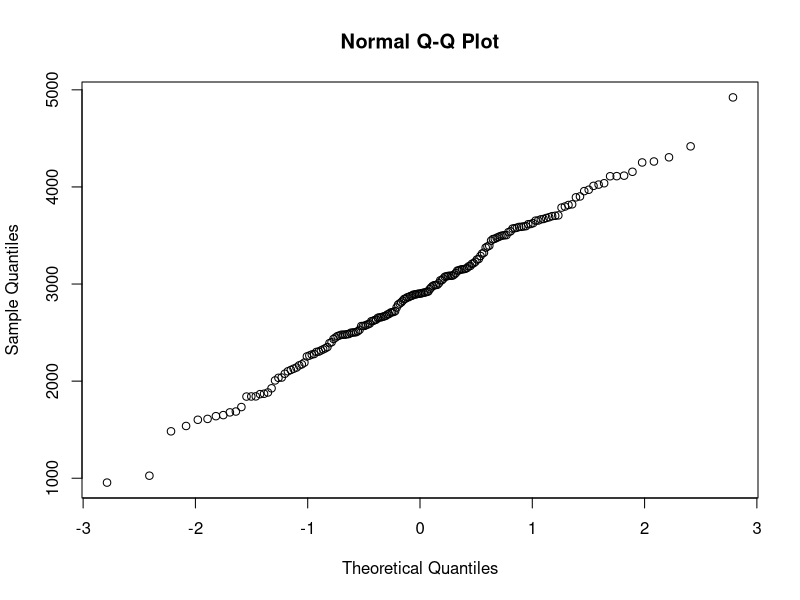
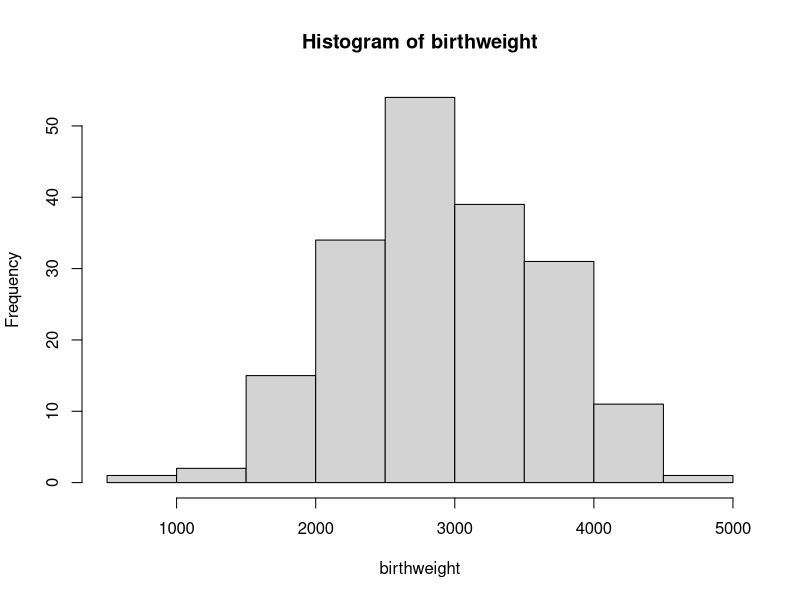
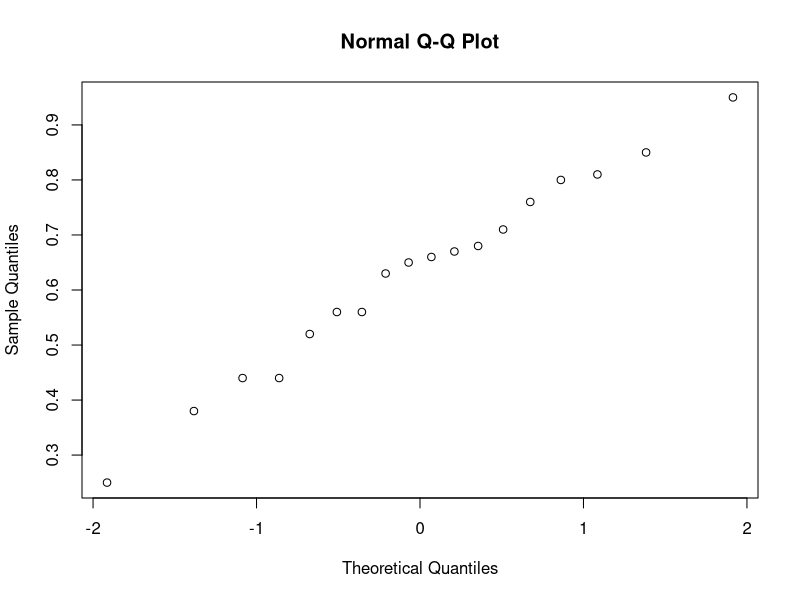
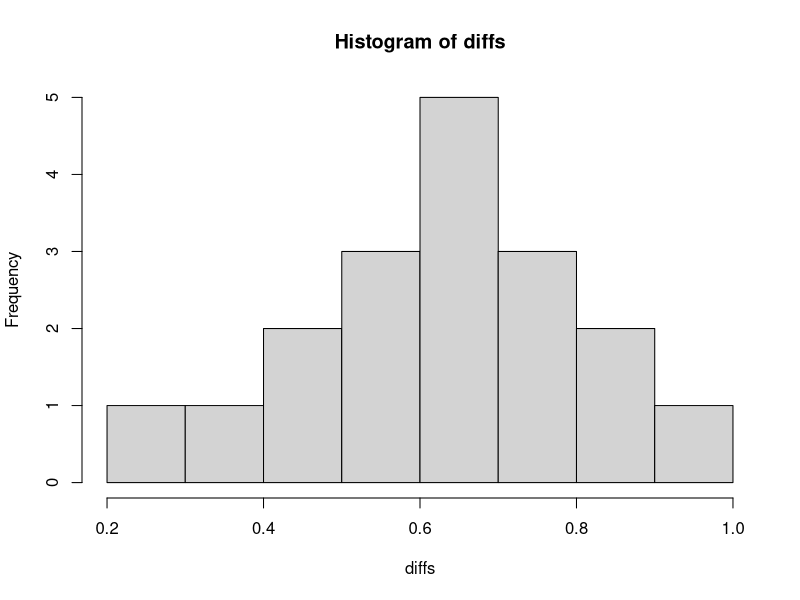
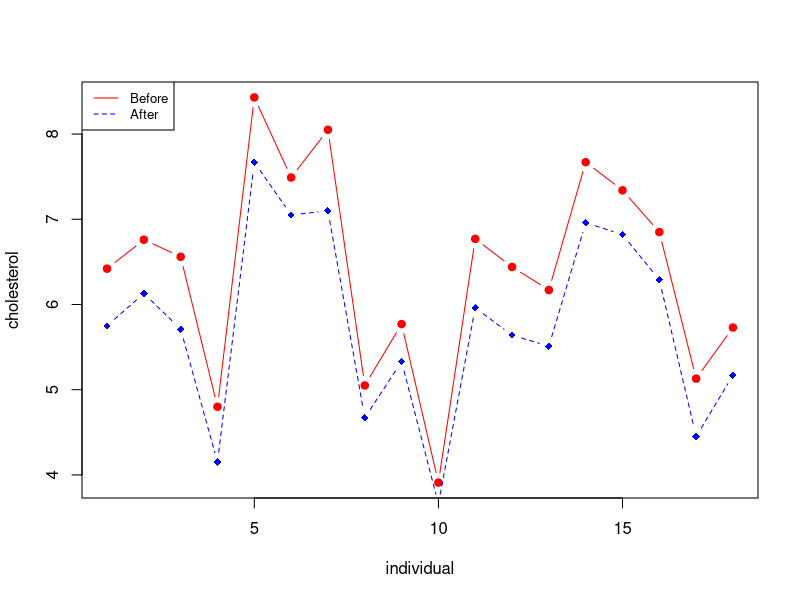
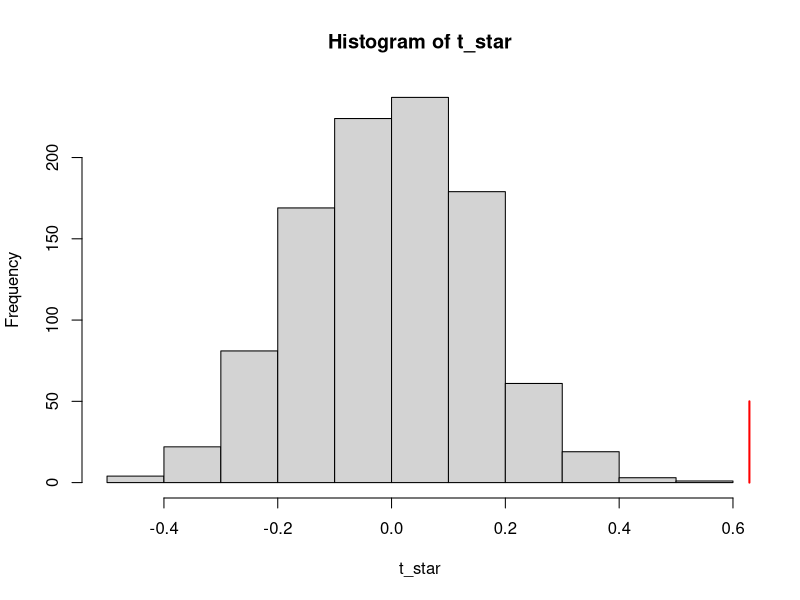
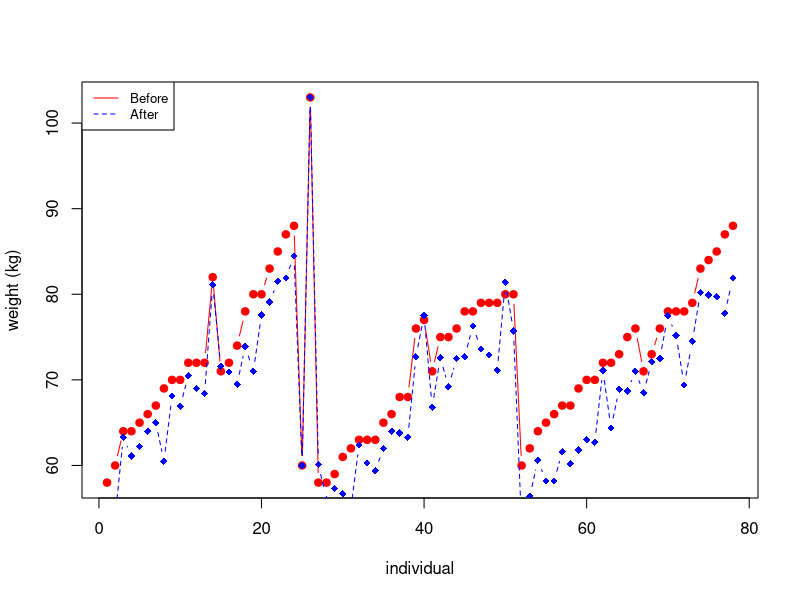
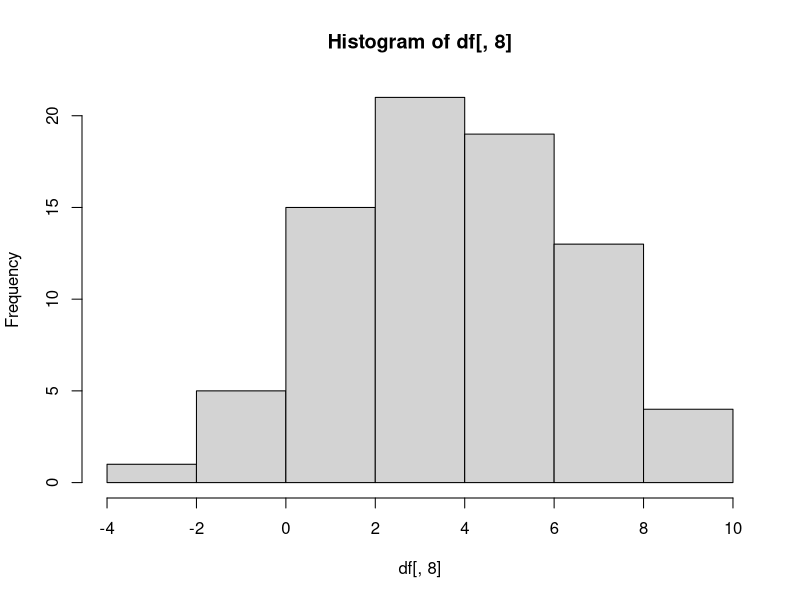

The R source for these figures, in order:
## ---- chunk 1
options(digits=3)
## ---- chunk 2
birthweight <- readLines("data/birthweight.txt")
birthweight <- as.double(birthweight[2:length(birthweight)])
birthweight
## ---- chunk 3
length(birthweight)
## ---- chunk 4
birthweight_mean <- mean(birthweight)
birthweight_mean
## ---- chunk 5
qqnorm(y = birthweight)
## ---- chunk 6
hist(birthweight)
# add density line
# lines(density(birthweight), col="blue",lwd=2)
## ---- chunk 7
shapiro.test(birthweight)
# H0 - normal distribution, H1 - not normal
## ---- chunk 8
t.test(birthweight, conf.level = 0.96)
## ---- chunk 9
B <- 1000
alpha <- 0.04
T_star <- numeric(B)

for(i in 1:B) {
  X_star <- sample(birthweight, replace = TRUE)
  T_star[i] <- mean(X_star)
}

T_star_q2 <- quantile(T_star, alpha/2)
T_star_q98 <- quantile(T_star, 1 - alpha/2)

c(2*birthweight_mean - T_star_q98, 2*birthweight_mean - T_star_q2)
## ---- chunk 10
sum(T_star<T_star_q2)
## ---- chunk 11
t.test(birthweight, alternative = "greater", mu=2800)
## ---- chunk 12
greater_weight <- as.integer(birthweight > 2800)
binom.test(sum(greater_weight), length(greater_weight), p=0.5, alt="g")
## ---- chunk 13


## ---- chunk 14

## ---- chunk 15
prop.test(c(61, 65), c(95, 93))
## ---- chunk 16
df <- as.data.frame(read.table("data/cholesterol.txt", header=TRUE))
head(df)
## ---- chunk 17
diffs <- df[, 1] - df[, 2]
diffs
qqnorm(diffs)
## ---- chunk 18
hist(diffs)
## ---- chunk 19
shapiro.test(diffs)
## ---- chunk 20
shapiro.test(df[, 1])
shapiro.test(df[, 2])
## ---- chunk 21
cor.test(df[, 1], df[, 2], method="pearson")
## ---- chunk 22
# Create a first line
plot(1:length(df[, 1]), df[, 1], type = "b", pch=19, col = "red", xlab = "individual", ylab = "cholesterol")
lines(1:length(df[, 2]), df[, 2], pch=18, col = "blue", type = "b", lty=2)
legend("topleft", legend=c("Before", "After"), col=c("red", "blue"), lty = 1:2, cex=0.8)
## ---- chunk 23
t.test(df[, 1], df[, 2], paired=2)
## ---- chunk 24
diff_mean <- function(x, y) {
  return(mean(x-y))
}

# original dataframe
stats <- diff_mean(df[, 1], df[, 2])
stats

B <- 1000
t_star <- numeric(B)

for (i in 1:B) {
  diff_star <- t(apply(cbind(df[, 1], df[, 2]), 1, sample))
  t_star[i] <- diff_mean(diff_star[, 1], diff_star[, 2])
}

hist(t_star)
# plot(rep(stats, 2), c(0, 50), col="red", lwd=2)
lines(rep(stats, 2), c(0, 50), col="red", lwd=2)
## ---- chunk 25
# calculating p-value
pl <- sum(t_star < stats) / B
pr <- sum(t_star > stats) / B

p <- 2*min(pl, pr)
p
## ---- chunk 26

mu <- mean(df[, 2])
mu # bar{x}

s <- sd(df[, 2])
s

theta_hat <- 2*mu - 3
theta_hat

alpha <- 0.05

n <- length(df[, 2])
t_alpha <- qt(1 - alpha/2, df=n)
t_alpha

theta_l <- theta_hat - t_alpha*s/sqrt(n)
theta_r <- theta_hat + t_alpha*s/sqrt(n)
c("[", theta_l,",", theta_r, "]")
## ---- chunk 27
t <- max(df[, 2])
t

n <- length(df[, 2])
n

for (theta in 3:12) {
  B <- 1000
  t_star <- numeric(B)
  
  for (i in 1:B) {
    x_star <- runif(n, min = 3, max = theta)
    t_star[i] <- max(x_star)
  }
  
  pl <- sum(t_star < t)/B
  pr <- sum(t_star > t)/B
  
  p <- 2* min(pl, pr)
  print(paste("Theta =", theta, ", ", p))
}
## ---- chunk 28
less_chol <- as.integer(df[, 2] < 6)
binom.test(sum(less_chol), length(less_chol), p=0.5, alt="g")
## ---- chunk 29
less_chol <- as.integer(df[, 2] < 4.5)
binom.test(sum(less_chol),length(less_chol),p=0.25, alt="l")
## ---- chunk 30
df <- as.data.frame(read.table("data/diet.txt", header=TRUE))
df["weight.lost"] <- df["preweight"] - df["weight6weeks"]
head(df)
## ---- chunk 31
# Create a first line
plot(1:length(df[,5]), df[,5], type = "b", pch=19, col = "red", xlab = "individual", ylab = "weight (kg)")
lines(1:length(df[,7]), df[,7], pch=18, col = "blue", type = "b", lty=2)
legend("topleft", legend=c("Before", "After"), col=c("red", "blue"), lty = 1:2, cex=0.8)
## ---- chunk 32
t.test(df[,5], df[,7], paired=TRUE)
## ---- chunk 33
hist(df[,8])
## ---- chunk 34
qqnorm(df[,8])
## ---- chunk 35
shapiro.test(df[,8])
## ---- chunk 36
df$diet <- as.factor(df$diet)
dietaov=lm(weight.lost~diet,data=df)
anova(dietaov)
summary(dietaov)
## ---- chunk 37
# Checking assumptions
qqnorm(residuals(dietaov))
plot(fitted(dietaov), residuals(dietaov))
## ---- chunk 38
kruskal.test(df$weight.lost, df$diet)
## ---- chunk 39
df$gender <- as.factor(df$gender)
dietgenderaov <- lm(weight.lost~gender*diet,data=df)
anova(dietgenderaov)
## ---- chunk 40
summary(dietgenderaov)
## ---- chunk 41
par(mfrow=c(1, 2))
interaction.plot(df$gender, df$diet, df$weight.lost)
interaction.plot(df$diet, df$gender, df$weight.lost)
## ---- chunk 42
genderaov <- lm(weight.lost~gender,data=df)
anova(genderaov)
summary(genderaov)
## ---- chunk 43
# Checking assumptions
par(mfrow=c(1, 2))
qqnorm(residuals(dietgenderaov))
plot(fitted(dietgenderaov), residuals(dietgenderaov))
## ---- chunk 44
print(paste('Diet 1:', dietaov$coefficients[1]))
print(paste('Diet 2:', dietaov$coefficients[1] + dietaov$coefficients[2]))
print(paste('Diet 3:', dietaov$coefficients[1] + dietaov$coefficients[3]))
## ---- chunk 45
require("MASS")
## ---- chunk 46
B <- 6
P <- 4
T <- 3

process <- c()
for (i in 1:B) {
  block <- c()
  for (tr in 1:T) {
    block <- cbind(block, as.numeric(sample(1:P) > 2))
  }
  process <- rbind(process, block)
}
process
## ---- chunk 47
interaction.plot(npk$block, npk$N, npk$yield)
## ---- chunk 48
# We do plus as we don't care about interactions ---> actually I think we do
npk2anova <- lm(yield~block*N, data=npk)
anova(npk2anova)
## ---- chunk 49
summary(npk2anova)
## ---- chunk 50
npklm1 <- lm(yield~P + K + block*N, data=npk)
npklm2 <- lm(yield~N + K + block*P, data=npk)
npklm3 <- lm(yield~N + P + block*K, data=npk)

anova(npklm1)
anova(npklm2)
anova(npklm3)
## ---- chunk 51
library(lme4)
npklmer <- lmer(yield~N+(1|block), REML=FALSE, data=npk)
npklmer1 <- lmer(yield~(1|block), REML=FALSE, data=npk)
anova(npklmer1, npklmer)
